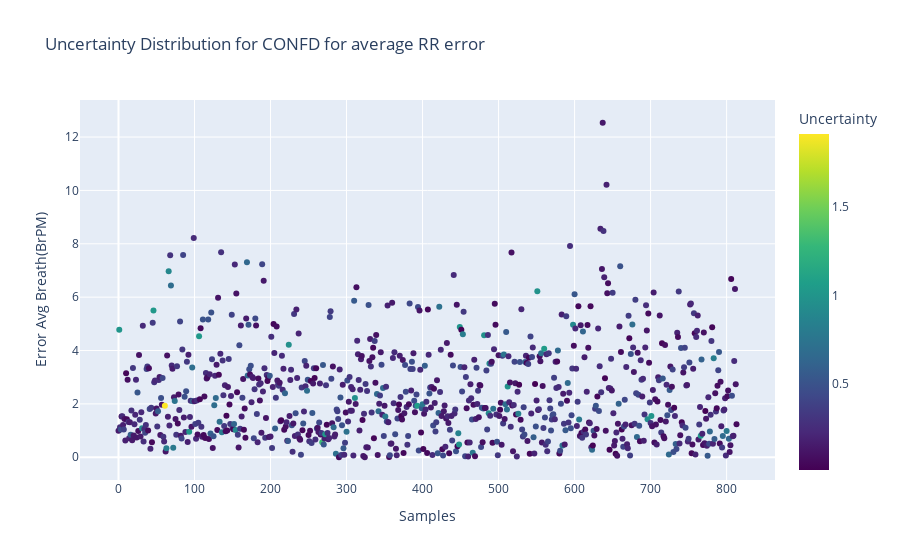
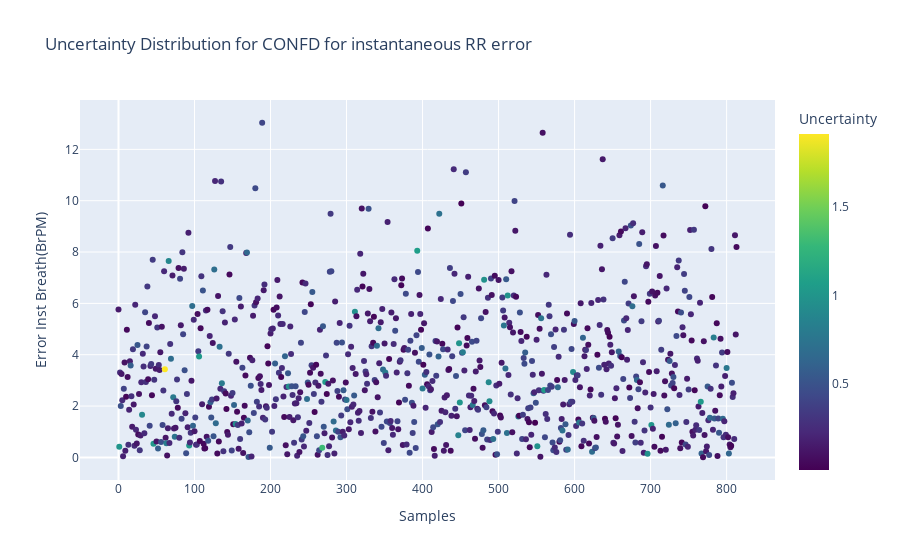

Notebook code for these charts, in order:
### Code cell
if input_conf == 'confd':
    fig1 = px.scatter(data_confd,x = 'Samples', y="Error Avg Breath(BrPM)",title="Uncertainty Distribution for "+input_conf.upper()+ " for average RR error" ,
                     color="Uncertainty", color_continuous_scale=px.colors.sequential.Viridis)
    
    fig2 = px.scatter(data_confd,x = 'Samples', y="Error Inst Breath(BrPM)",title="Uncertainty Distribution for "+input_conf.upper()+ " for instantaneous RR error" ,
                     color="Uncertainty", color_continuous_scale=px.colors.sequential.Viridis)
    fig1.show()
    fig2.show()

### Figure 1 — Plotly figure (JSON) as saved in the notebook; plotly's stock layout.template omitted (floating-point values rounded to 4 significant figures; data arrays with more than 128 entries replaced by an {"elided": "..."} marker saying what was removed)
{"data": [{"hovertemplate": "Samples=%{x}<br>Error Avg Breath(BrPM)=%{y}<br>Uncertainty=%{marker.color}<extra></extra>", "legendgroup": "", "marker": {"color": {"elided": "814 float values"}, "coloraxis": "coloraxis", "symbol": "circle"}, "mode": "markers", "name": "", "orientation": "v", "showlegend": false, "type": "scatter", "x": {"elided": "814 int values"}, "xaxis": "x", "y": {"elided": "814 float values"}, "yaxis": "y"}], "layout": {"coloraxis": {"colorbar": {"title": {"text": "Uncertainty"}}, "colorscale": [[0, "#440154"], [0.1111, "#482878"], [0.2222, "#3e4989"], [0.3333, "#31688e"], [0.4444, "#26828e"], [0.5556, "#1f9e89"], [0.6667, "#35b779"], [0.7778, "#6ece58"], [0.8889, "#b5de2b"], [1, "#fde725"]]}, "legend": {"tracegroupgap": 0}, "title": {"text": "Uncertainty Distribution for CONFD for average RR error"}, "xaxis": {"anchor": "y", "domain": [0, 1], "title": {"text": "Samples"}}, "yaxis": {"anchor": "x", "domain": [0, 1], "title": {"text": "Error Avg Breath(BrPM)"}}}}

### Figure 2 — Plotly figure (JSON) as saved in the notebook; plotly's stock layout.template omitted (floating-point values rounded to 4 significant figures; data arrays with more than 128 entries replaced by an {"elided": "..."} marker saying what was removed)
{"data": [{"hovertemplate": "Samples=%{x}<br>Error Inst Breath(BrPM)=%{y}<br>Uncertainty=%{marker.color}<extra></extra>", "legendgroup": "", "marker": {"color": {"elided": "814 float values"}, "coloraxis": "coloraxis", "symbol": "circle"}, "mode": "markers", "name": "", "orientation": "v", "showlegend": false, "type": "scatter", "x": {"elided": "814 int values"}, "xaxis": "x", "y": {"elided": "814 float values"}, "yaxis": "y"}], "layout": {"coloraxis": {"colorbar": {"title": {"text": "Uncertainty"}}, "colorscale": [[0, "#440154"], [0.1111, "#482878"], [0.2222, "#3e4989"], [0.3333, "#31688e"], [0.4444, "#26828e"], [0.5556, "#1f9e89"], [0.6667, "#35b779"], [0.7778, "#6ece58"], [0.8889, "#b5de2b"], [1, "#fde725"]]}, "legend": {"tracegroupgap": 0}, "title": {"text": "Uncertainty Distribution for CONFD for instantaneous RR error"}, "xaxis": {"anchor": "y", "domain": [0, 1], "title": {"text": "Samples"}}, "yaxis": {"anchor": "x", "domain": [0, 1], "title": {"text": "Error Inst Breath(BrPM)"}}}}
